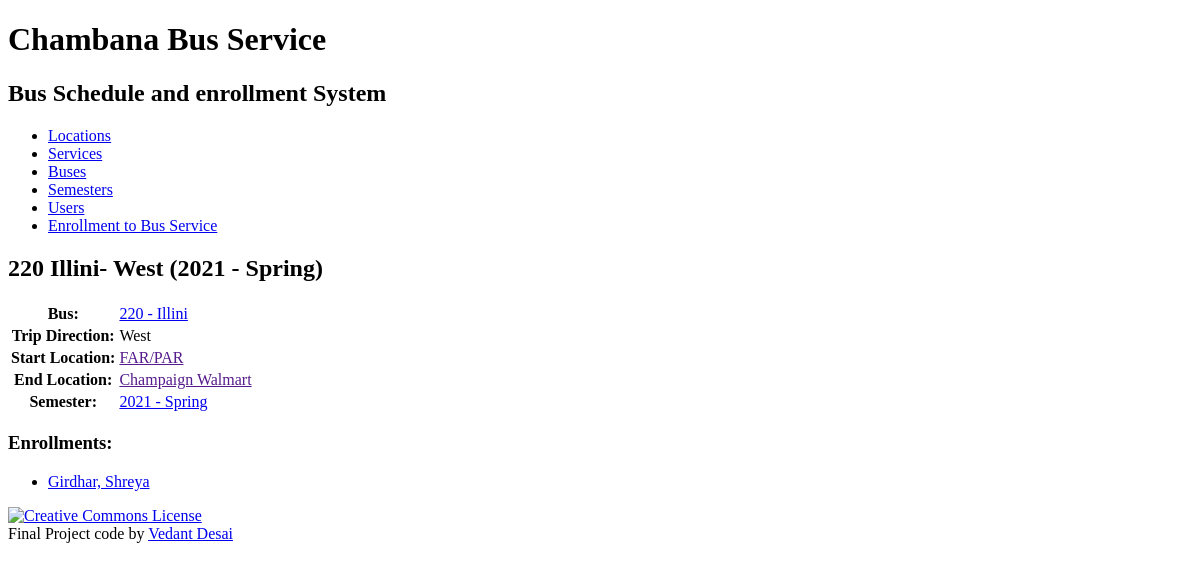
Page /service/2/ on the earlier database version.
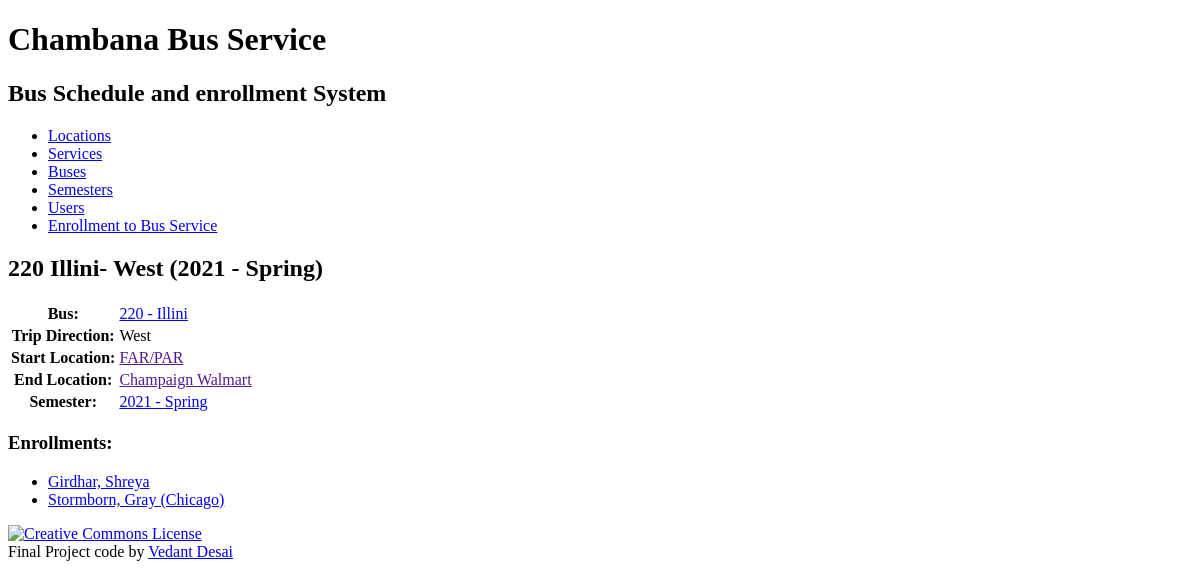
Same page on the later database version.
### bookinginfo/models.py (models this page shows, shortened)
class Enrollment(models.Model):
    enroll_id = models.AutoField(primary_key=True)
    user = models.ForeignKey(User, related_name='enrollments', on_delete=models.PROTECT)
    service = models.ForeignKey(Service, related_name='enrollments', on_delete=models.PROTECT)
    def get_absolute_url(self):
        return reverse('bookinginfo_enrollment_detail_urlpattern',
                       kwargs={'pk': self.pk}
                       )
    class Meta:
        ordering = ['service', 'user']
        constraints = [
            UniqueConstraint(fields=['service', 'user'], name='unique_enrollment')
        ]

class User(models.Model):
    user_id = models.AutoField(primary_key=True)
    first_name = models.CharField(max_length=45)
    last_name = models.CharField(max_length=45)
    disambiguator = models.CharField(max_length=45, blank=True, default='')
    def __str__(self):
        result = ''
        if self.disambiguator == '':
            result = '%s, %s' % (self.last_name, self.first_name)
        else:
            result = '%s, %s (%s)' % (self.last_name, self.first_name, self.disambiguator)
        return result
    class Meta:
        ordering = ['last_name', 'first_name', 'disambiguator']
        constraints = [
            UniqueConstraint(fields=['last_name', 'first_name', 'disambiguator'], name='unique_user')
        ]

### bookinginfo/views.py (the view)
class ServiceDetail(View):
    def get(self, request, pk):
        service = get_object_or_404(
            Service,
            pk=pk
        )
        bus = service.bus
        start_location = service.start_location
        end_location = service.end_location
        trip_direction = service.trip_direction
        semester = service.semester
        enrollment_list = service.enrollments.all()
        return render(
            request,
            'bookinginfo/service_detail.html',
            {'service': service,
             'bus': bus,
             'start_location': start_location,
             'end_location': end_location,
             'trip_direction': trip_direction,
             'semester': semester,
             'enrollment_list': enrollment_list}
        )

### bookinginfo/models.py (called while the page is built)
    def __str__(self):
        return '%s - %s' % (self.year.year, self.period.period_name)

    def get_absolute_url(self):
        return reverse('bookinginfo_semester_detail_urlpattern',
                       kwargs={'pk': self.pk}
                       )

    def __str__(self):
        return '%s - %s' % ( self.bus_number, self.bus_name)

    def get_absolute_url(self):
        return reverse('bookinginfo_bus_detail_urlpattern',
                       kwargs={'pk': self.pk}
                       )

    def __str__(self):
        result = ''
        if self.disambiguator == '':
            result = '%s' % self.location_name
        else:
            result = '%s (%s)' % (self.location_name, self.disambiguator)
        return result

    def __str__(self):
        return '%s %s- %s (%s)' % (self.bus.bus_number, self.bus.bus_name, self.trip_direction, self.semester.__str__())

### bookinginfo/templates/bookinginfo/service_detail.html (shortened to what this page needs)
{% extends 'bookinginfo/base.html' %}
{% block content %}
    <h2>{{ service }}</h2>
    <section>
        <table>
            <tr>
                <th>Bus:</th>
                <td><a href="{{ bus.get_absolute_url }}">{{ bus }}</a></td>
            </tr>
            <tr>
                <th>Trip Direction:</th>
                <td>{{ service.trip_direction }}</td>
            </tr>
            <tr>
                <th>Start Location:</th>
                <td><a href="{{ location.get_absolute_url }}">{{ end_location }}</a></td>
            </tr>
            <tr>
                <th>End Location:</th>
                <td><a href="{{ location.get_absolute_url }}">{{ start_location }}</a></td>
            </tr>
            <tr>
                <th>Semester:</th>
                <td><a href="{{ semester.get_absolute_url }}">{{ semester }}</a></td>
            </tr>
        </table>
    </section>
    <section>
        <h3>Enrollments:</h3>
        <ul>
            {% for enrollment in enrollment_list %}
                <li>
                    <a href="{{ enrollment.get_absolute_url }}">{{ enrollment.user }}</a>
                </li>
            {% empty %}
                <li><em>There are currently no students registered for this section.</em></li>
            {% endfor %}
        </ul>
    </section>
{% endblock %}

Differences in the rows shown:
added Enrollment: user "Stormborn, Gray (Chicago)"
